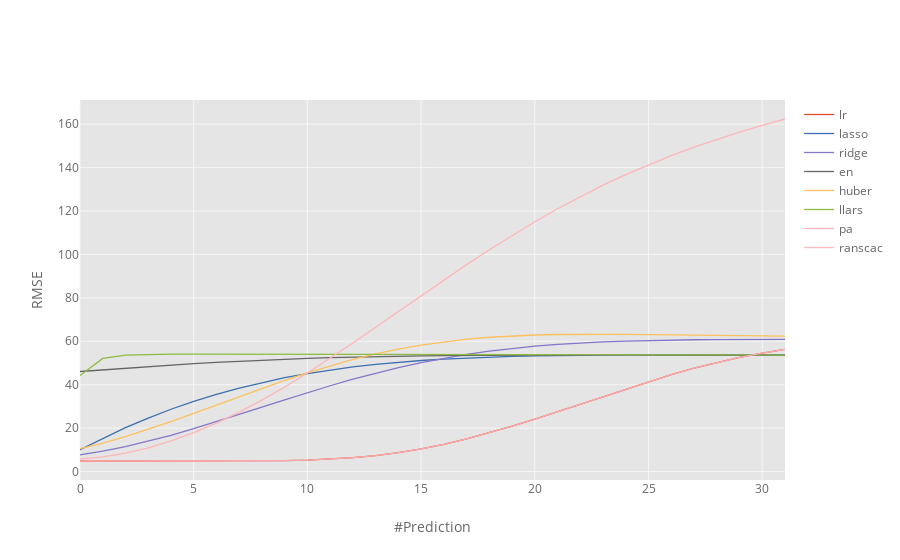

Notebook source saved alongside this figure:
### Code cell
graph_df.iplot(xTitle='#Prediction', yTitle='RMSE')

### Figure 1 — Plotly figure (JSON) as saved in the notebook; plotly's stock layout.template omitted (floating-point values rounded to 4 significant figures)
{"data": [{"line": {"color": "rgba(226, 74, 51, 1.0)", "dash": "solid", "shape": "linear", "width": 1.3}, "mode": "lines", "name": "lr", "text": "", "type": "scatter", "uid": "de5b8c02-89c8-4087-8e35-6cfe6506ceeb", "x": [0, 1, 2, 3, 4, 5, 6, 7, 8, 9, 10, 11, 12, 13, 14, 15, 16, 17, 18, 19, 20, 21, 22, 23, 24, 25, 26, 27, 28, 29, 30, 31], "y": [4.85, 4.85, 4.85, 4.851, 4.852, 4.855, 4.864, 4.887, 4.942, 5.061, 5.292, 5.703, 6.371, 7.36, 8.713, 10.45, 12.56, 15.02, 17.8, 20.86, 24.15, 27.58, 31.11, 34.65, 38.14, 41.49, 44.66, 47.58, 50.22, 52.55, 54.56, 56.25]}, {"line": {"color": "rgba(62, 111, 176, 1.0)", "dash": "solid", "shape": "linear", "width": 1.3}, "mode": "lines", "name": "lasso", "text": "", "type": "scatter", "uid": "42618200-2b91-4e58-8a90-94dec8a666de", "x": [0, 1, 2, 3, 4, 5, 6, 7, 8, 9, 10, 11, 12, 13, 14, 15, 16, 17, 18, 19, 20, 21, 22, 23, 24, 25, 26, 27, 28, 29, 30, 31], "y": [10.08, 15.31, 20.18, 24.64, 28.68, 32.32, 35.58, 38.46, 41.0, 43.22, 45.14, 46.79, 48.19, 49.36, 50.34, 51.15, 51.8, 52.32, 52.73, 53.04, 53.28, 53.46, 53.59, 53.67, 53.73, 53.76, 53.78, 53.78, 53.77, 53.76, 53.74, 53.72]}, {"line": {"color": "rgba(132, 118, 202, 1.0)", "dash": "solid", "shape": "linear", "width": 1.3}, "mode": "lines", "name": "ridge", "text": "", "type": "scatter", "uid": "de8c7762-0841-462e-aaf1-8a12a4ffcdc7", "x": [0, 1, 2, 3, 4, 5, 6, 7, 8, 9, 10, 11, 12, 13, 14, 15, 16, 17, 18, 19, 20, 21, 22, 23, 24, 25, 26, 27, 28, 29, 30, 31], "y": [7.671, 9.35, 11.44, 13.91, 16.68, 19.71, 22.92, 26.26, 29.64, 33.02, 36.33, 39.51, 42.52, 45.32, 47.87, 50.17, 52.19, 53.95, 55.45, 56.7, 57.73, 58.55, 59.21, 59.71, 60.09, 60.37, 60.57, 60.71, 60.79, 60.84, 60.86, 60.86]}, {"line": {"color": "rgba(101, 101, 101, 1.0)", "dash": "solid", "shape": "linear", "width": 1.3}, "mode": "lines", "name": "en", "text": "", "type": "scatter", "uid": "ff61dee1-663b-4245-949d-a0e46aeb3314", "x": [0, 1, 2, 3, 4, 5, 6, 7, 8, 9, 10, 11, 12, 13, 14, 15, 16, 17, 18, 19, 20, 21, 22, 23, 24, 25, 26, 27, 28, 29, 30, 31], "y": [46.09, 46.86, 47.61, 48.34, 49.03, 49.67, 50.27, 50.81, 51.3, 51.73, 52.11, 52.43, 52.71, 52.94, 53.13, 53.29, 53.41, 53.51, 53.58, 53.63, 53.66, 53.69, 53.7, 53.7, 53.69, 53.68, 53.66, 53.64, 53.62, 53.59, 53.56, 53.52]}, {"line": {"color": "rgba(251, 193, 94, 1.0)", "dash": "solid", "shape": "linear", "width": 1.3}, "mode": "lines", "name": "huber", "text": "", "type": "scatter", "uid": "c293f3aa-5810-4c78-a820-9e577310124e", "x": [0, 1, 2, 3, 4, 5, 6, 7, 8, 9, 10, 11, 12, 13, 14, 15, 16, 17, 18, 19, 20, 21, 22, 23, 24, 25, 26, 27, 28, 29, 30, 31], "y": [10.58, 13.09, 16.06, 19.38, 22.97, 26.74, 30.62, 34.51, 38.33, 42.02, 45.49, 48.71, 51.62, 54.19, 56.41, 58.27, 59.78, 60.97, 61.86, 62.48, 62.89, 63.12, 63.22, 63.21, 63.15, 63.04, 62.92, 62.8, 62.68, 62.57, 62.47, 62.38]}, {"line": {"color": "rgba(142, 186, 66, 1.0)", "dash": "solid", "shape": "linear", "width": 1.3}, "mode": "lines", "name": "llars", "text": "", "type": "scatter", "uid": "ebbfca19-fb95-4a96-a0a7-67d42c580b98", "x": [0, 1, 2, 3, 4, 5, 6, 7, 8, 9, 10, 11, 12, 13, 14, 15, 16, 17, 18, 19, 20, 21, 22, 23, 24, 25, 26, 27, 28, 29, 30, 31], "y": [44.24, 52.12, 53.66, 53.97, 54.04, 54.05, 54.05, 54.05, 54.05, 54.04, 54.03, 54.02, 54.01, 53.99, 53.98, 53.96, 53.94, 53.92, 53.89, 53.87, 53.85, 53.83, 53.81, 53.79, 53.77, 53.75, 53.73, 53.71, 53.7, 53.68, 53.66, 53.63]}, {"line": {"color": "rgba(255, 181, 184, 1.0)", "dash": "solid", "shape": "linear", "width": 1.3}, "mode": "lines", "name": "pa", "text": "", "type": "scatter", "uid": "bde2e0f4-7517-4582-89e9-0fe77fa1f964", "x": [0, 1, 2, 3, 4, 5, 6, 7, 8, 9, 10, 11, 12, 13, 14, 15, 16, 17, 18, 19, 20, 21, 22, 23, 24, 25, 26, 27, 28, 29, 30, 31], "y": [5.698, 6.773, 8.511, 10.95, 14.08, 17.88, 22.31, 27.34, 32.9, 38.95, 45.41, 52.2, 59.24, 66.45, 73.74, 81.03, 88.25, 95.31, 102.2, 108.8, 115.1, 121.0, 126.6, 131.9, 136.8, 141.3, 145.5, 149.4, 153.0, 156.4, 159.5, 162.4]}, {"line": {"color": "rgba(255, 181, 184, 0.8999999999999999)", "dash": "solid", "shape": "linear", "width": 1.3}, "mode": "lines", "name": "ranscac", "text": "", "type": "scatter", "uid": "b762baba-d986-4ad9-a2f5-4511b6f4c6ff", "x": [0, 1, 2, 3, 4, 5, 6, 7, 8, 9, 10, 11, 12, 13, 14, 15, 16, 17, 18, 19, 20, 21, 22, 23, 24, 25, 26, 27, 28, 29, 30, 31], "y": [4.85, 4.85, 4.85, 4.851, 4.852, 4.855, 4.864, 4.887, 4.942, 5.061, 5.292, 5.703, 6.371, 7.36, 8.713, 10.45, 12.56, 15.02, 17.8, 20.86, 24.15, 27.58, 31.11, 34.65, 38.14, 41.49, 44.66, 47.58, 50.22, 52.55, 54.56, 56.25]}], "layout": {"legend": {"bgcolor": "#FFFFFF", "font": {"color": "#666666"}}, "paper_bgcolor": "#FFFFFF", "plot_bgcolor": "#E5E5E5", "title": {"font": {"color": "#151516"}}, "xaxis": {"gridcolor": "#F6F6F6", "showgrid": true, "tickfont": {"color": "#666666"}, "title": {"font": {"color": "#666666"}, "text": "#Prediction"}, "zerolinecolor": "#F6F6F6"}, "yaxis": {"gridcolor": "#F6F6F6", "showgrid": true, "tickfont": {"color": "#666666"}, "title": {"font": {"color": "#666666"}, "text": "RMSE"}, "zerolinecolor": "#F6F6F6"}}}
